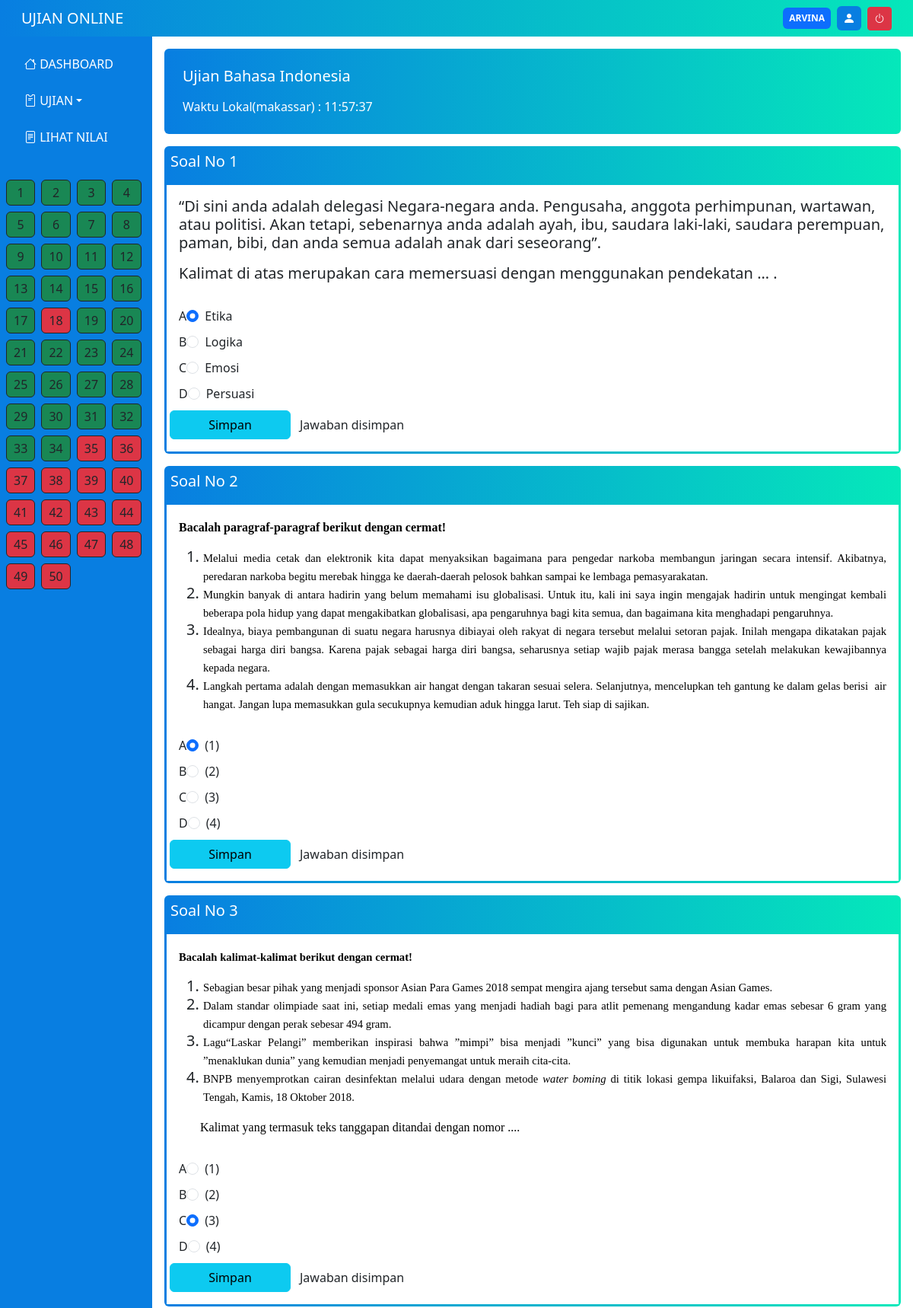
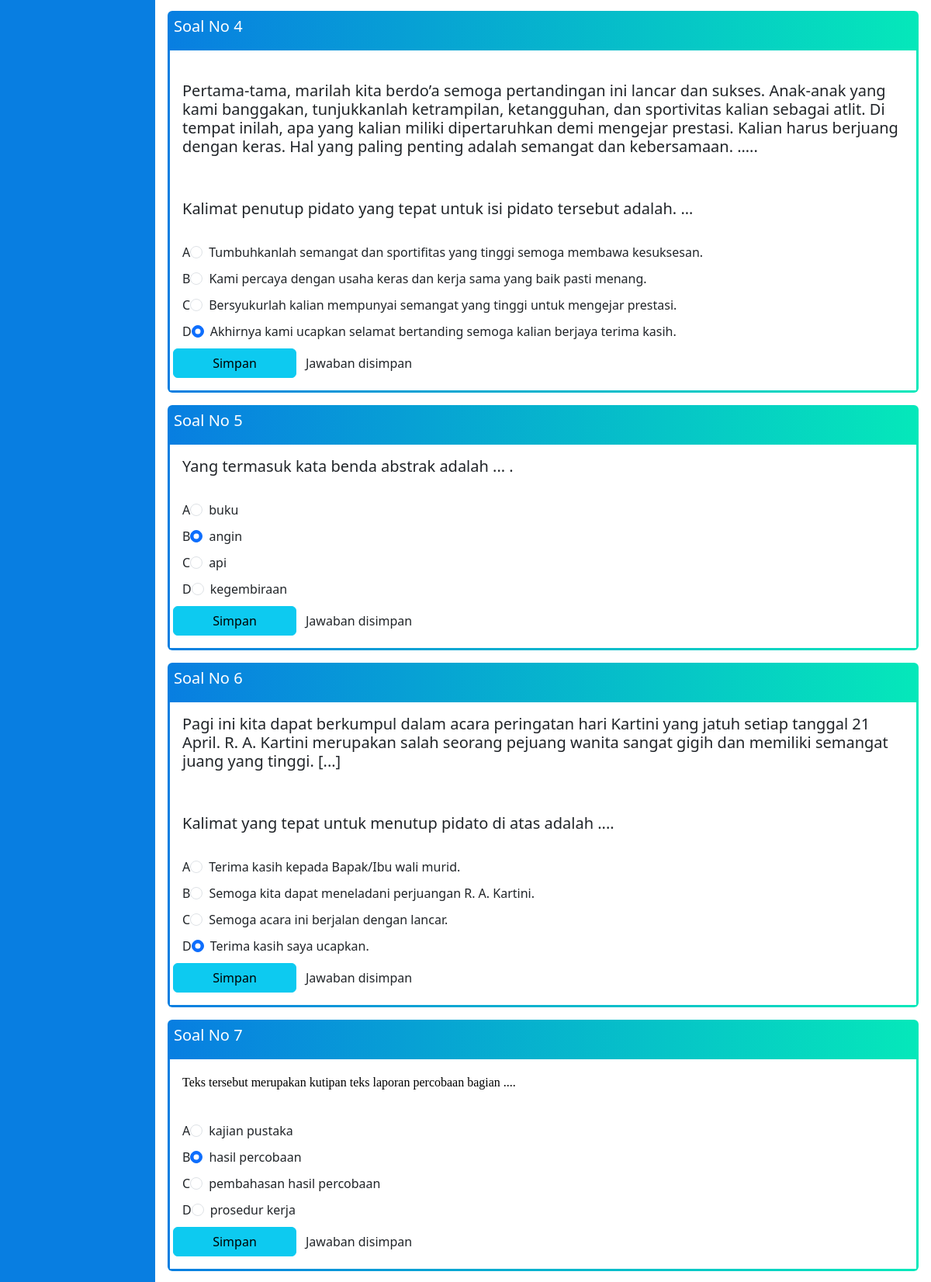
Screenshot of /peserta/soal.php?kode_mapel=BIND-135 (signed in, upper part) with the database file from the repository (2 pictures, top to bottom).
### tables this page shows
CREATE TABLE `tb_soal` (
  `id_soal` int(16) NOT NULL,
  `kode_mapel` varchar(20) NOT NULL,
  `nama_mapel` varchar(20) NOT NULL,
  `guru_mapel` varchar(255) NOT NULL,
  `tanggal` varchar(20) NOT NULL,
  `jadwal` varchar(20) NOT NULL,
  `durasi` varchar(40) NOT NULL,
  `soal_ujian` text NOT NULL,
  `pilihan_ganda` text NOT NULL,
  `kunci_jawaban` varchar(255) NOT NULL,
  `extension` varchar(25) NOT NULL
);

CREATE TABLE `mapel` (
  `kode_mapel` varchar(20) NOT NULL,
  `nama_mapel` varchar(20) NOT NULL,
  `guru_mapel` varchar(255) NOT NULL
);

CREATE TABLE `answer` (
  `id` int(11) NOT NULL,
  `id_user` int(11) NOT NULL,
  `id_soal` int(11) NOT NULL,
  `jawaban` text NOT NULL
);

### peserta/peserta.php (called while the page is built, shortened)
<?php
class peserta
{
    private $server     = "localhost";
    private $username   = "root";
    private $password = "root1234";
    private $db         = "db_ujian";
    private $conn;
    public function __construct()
    {
        try {
            $this->conn = new mysqli($this->server, $this->username, $this->password, $this->db);
        } catch (Exception $e) {
            echo "conectionn failed" . $e->getMessage();
        }
    }
    public function get_mapel()
    {
        $query = "SELECT * FROM mapel";
        $hasil = $this->conn->query($query);
        return $hasil;
    }
    public function get_mapel_id($id_mapel)
    {
        $query = "SELECT * FROM mapel WHERE kode_mapel='$id_mapel'";
        $hasil = $this->conn->query($query);
        $data = null;
        foreach ($hasil as $h) {
            $data = $h;
        }
        return $data;
    }
    public function get_soal_id($id_soal)
    {
        $query = "SELECT * FROM tb_soal WHERE id_soal='$id_soal'";
        $hasil = $this->conn->query($query);
        $data = null;
        foreach ($hasil as $h) {
            $data = $h;
        }
        return $data;
    }
    public function get_soal($id_mapel)
    {
        if ($this->cekShuffle($id_mapel)) {
            $hasil = $this->getShuffle($id_mapel);
        }
        return $hasil;
    }
    public function cekShuffle($id_mapel)
    {
        $id_user = $_SESSION['id_user'];
        $query = "SELECT * FROM shuffle WHERE id_mapel = '$id_mapel' AND id_user = '$id_user'";
        $hasil = $this->conn->query($query);
        return ($hasil->num_rows > 0);
    }
    public function getShuffle($id_mapel)
    {
        $id_user = $_SESSION['id_user'];
        $query = "SELECT * FROM shuffle WHERE id_mapel = '$id_mapel' AND id_user = '$id_user'";
        $hasil = $this->conn->query($query);
        $data = $hasil->fetch_assoc();
        $ids = explode(",", $data['soal']);
        $result = [];
        foreach ($ids as $id) {
            $res = $this->get_soal_id($id);
            array_push($result, $res);
        }
        return $result;
    }
    public function save($kode_mapel)
    {
        if (!isset($_POST['saveALl'])) return;
        $id_user = $_SESSION['id_user'];
        $nilai = $this->NILAI($kode_mapel);
        $query = "UPDATE shuffle SET submit=1, nilai='$nilai' WHERE id_user='$id_user' AND id_mapel='$kode_mapel'";
        $this->conn->query($query);
        exit;
    }
    public function getAnswer($id_soal)
    {
        $id_user = $_SESSION['id_user'];
        $query = "SELECT * FROM answer WHERE id_soal = '$id_soal' AND id_user = '$id_user'";
        $hasil = $this->conn->query($query);
        $data = null;
        foreach ($hasil as $h) {
            $data = $h;
        }
        return $data;
    }
}

### peserta/soal.php (the view, shortened to what this page needs)
<?php
$page = 'soal';
require 'peserta.php';
$app = new peserta();
$mapel = $app->get_mapel_id($_GET['kode_mapel']);
$soal = $app->get_soal($_GET['kode_mapel']);
$answer = $app->setAnswer();
?>
<!DOCTYPE html>
<html lang="en">
<head>
    <?php require 'links.php'; ?>
</head>
<body>
    <?php require 'navbar.php' ?>
    <section class="d-flex">
        <?php include 'sidebar.php'; ?>
        <div class="container-fluid p-3 d-flex flex-column gap-3">
            <div class="d-flex flex-column gap-2 w-100 my-gradient bg-opacity-50 p-4 rounded-2">
                <h5 class="text-white">Ujian <?= $mapel['nama_mapel'] ?></h5>
                <span class="text-white">
                    Waktu Lokal(makassar) : <span id="showTime"><?= date('h:i:s') ?></span>
                </span>
            </div>
            <?php $nomor = 0;
            foreach ($soal as $s) :
                $pilihan = explode(",", $s['pilihan_ganda']);
                $opt = ['A', 'B', 'C', 'D',];
                $i = 0;
                $id_soal = $s['id_soal'];
                $nomor++;
                $jawaban = $app->getAnswer($id_soal);
                $jawaban = ($jawaban != null) ? $jawaban['jawaban'] : "";
            ?>
                <form action="<?= $answer ?>" method="post" name="<?= "formsoal_" . $id_soal ?>" id="<?= "formsoal_" . $id_soal ?>">
                    <div class="w-100 overflow-hidden rounded-2" id="<?=$nomor?>">
                        <div class="w-100 my-gradient p-2">
                            <h5 class="text-white"> Soal No <?= $nomor ?></h5>
                        </div>
                        <div class="p-3 d-flex flex-column gap-2 my-gradient-border">
                            <h5><?= $s['soal_ujian'] ?></h5>
                            <?php foreach ($pilihan as $p) : ?>
                                <div class="d-flex">
                                    <span><?=$opt[$i++] .""?></span>
                                    <div class="form-check">
                                        <input class="form-check-input" type="radio" name="answer_<?= $id_soal ?>" value="<?= $p ?>" <?= ($jawaban == $p) ? 'checked' : '' ?>>
                                        <label class="form-check-label" for="flexRadioDefault1">
                                            <?= $p ?>
                                        </label>
                                    </div>
                                </div>
                            <?php endforeach; ?>
                            <div class="row">
                                <button type="submit" name="saveAnswer" class="btn btn-info col-2">Simpan</button>
                                <label for="" class="col-3 my-auto"><?= ($jawaban != "") ? "Jawaban disimpan" : "" ?></label>
                            </div>
                        </div>
                    </div>
                </form>
            <?php endforeach;
            ?>
        </div>
    </section>
</body>
</html>

### peserta/sidebar.php (shortened to what this page needs)
<div class="sidebar my-primary-bg d-flex flex-column flex-shrink-0 p-3 px-md-3 px-lg-3 gap-4">
    <div class="nav-menu ">
        <ul class="nav nav-pills flex-column gap-2">
            <li class="nav-item">
                <?php
                if ($page == 'dashboard') {
                ?>
                    <a class="nav-link bg-white my-primary-clr" aria-current="page" href="index.php"><i class="bi-house-fill"></i> DASHBOARD</a>
                <?php
                } else {
                ?>
                    <a class="nav-link text-white" aria-current="page" href="index.php"><i class="bi-house"></i> DASHBOARD</a>
                <?php }; ?>
            </li>
            <li class="nav-item">
                <div class="dropdown">
                    <a class="nav-link text-white dropdown-toggle" href="#" role="button" data-bs-toggle="dropdown" aria-expanded="false">
                        <i class="bi-pass"></i> UJIAN</a>
                        <?php
                        $get_mapel = $app->get_mapel();
                        ?>
                </div>
            </li>
            <li class="nav-item">
                <?php
                if ($page == 'lihat_nilai') {
                ?>
                    <a class="nav-link bg-white my-primary-clr" aria-current="page" href="#"><i class="bi-file-text-fill"></i> LIHAT NILAI</a>
                <?php
                } else {
                ?>
                    <a class="nav-link text-white" aria-current="page" href="nilai.php"><i class="bi-file-text"></i> LIHAT NILAI</a>
                <?php }; ?>
            </li>
        </ul>
    </div>
    <?php
    $get_allsoal = $app->get_soal($_GET['kode_mapel']);
    ?>
    <div class="sticky-top pt-2">
        <div class="row row-cols-5">
            <?php
            for ($i = 0; $i < count($get_allsoal); $i++) :
                $j = $app->getAnswer($get_allsoal[$i]['id_soal']);
                $j = ($j != null) ? $j['jawaban'] : "";
            ?>
                <a class="col p-1 m-1 btn border border-dark text-center bg-<?= ($j == "")? 'danger' : 'success' ?>" href="#formsoal_<?= $get_allsoal[$i]['id_soal'] ?>"><?= $i + 1 ?></a>
            <?php endfor; ?>
        </div>
    </div>
</div>

### assets/css/mycolor.css (style rules this page uses)
:root { --my-primary-clr: #087EE1; --my-secondary-clr: #05E8BA; }
.my-primary-bg { background-color: var(--my-primary-clr); }
.my-gradient { background: linear-gradient(90deg, #087EE1 0%, #05E8BA 100%); }
.my-gradient-border { border: 3px solid; border-image-slice: 1; border-image-source: linear-gradient(90deg, #087EE1 0%, #05E8BA 100%) !important; }

### assets/css/dashboard.css (style rules this page uses)
.sidebar { width: 200px; min-height: 100vh; z-index: 999; }
.sidebar { transition: all .375s ease-in-out; }

### rows the page displays
tb_soal: soal_ujian "“Di sini anda adalah delegasi Negara-negara anda. Pengusaha, anggota perhimpunan, wartawan, atau politisi. Akan tetapi, sebenarnya anda adalah ayah, ibu, saudara laki-laki, saudara perempuan, paman, bibi, dan anda semua adalah anak dari seseorang”. Kalimat di atas merupakan cara memersuasi dengan menggunakan pendekatan … .", i "A", pilihan_ganda "Etika", i "B", pilihan_ganda "Logika", i "C", pilihan_ganda "Emosi", i "D", pilihan_ganda "Persuasi"
tb_soal: soal_ujian "Bacalah paragraf-paragraf berikut dengan cermat! Melalui media cetak dan elektronik kita dapat menyaksikan bagaimana para pengedar narkoba membangun jaringan secara intensif. Akibatnya, peredaran narkoba begitu merebak hingga ke daerah-daerah pelosok bahkan sampai ke lembaga pemasyarakatan. Mungkin banyak di antara hadirin yang belum memahami isu globalisasi. Untuk itu, kali ini saya ingin mengajak hadirin untuk mengingat kembali beberapa pola hidup yang dapat mengakibatkan globalisasi, apa pengaruhnya bagi kita semua, dan bagaimana kita menghadapi pengaruhnya. Idealnya, biaya pembangunan di suatu negara harusnya dibiayai oleh rakyat di negara tersebut melalui setoran pajak. Inilah mengapa…", i "A", pilihan_ganda "(1)", i "B", pilihan_ganda "(2)", i "C", pilihan_ganda "(3)", i "D", pilihan_ganda "(4)"
tb_soal: soal_ujian "Bacalah kalimat-kalimat berikut dengan cermat! Sebagian besar pihak yang menjadi sponsor Asian Para Games 2018 sempat mengira ajang tersebut sama dengan Asian Games. Dalam standar olimpiade saat ini, setiap medali emas yang menjadi hadiah bagi para atlit pemenang mengandung kadar emas sebesar 6 gram yang dicampur dengan perak sebesar 494 gram. Lagu“Laskar Pelangi” memberikan inspirasi bahwa ”mimpi” bisa menjadi ”kunci” yang bisa digunakan untuk membuka harapan kita untuk ”menaklukan dunia” yang kemudian menjadi penyemangat untuk meraih cita-cita. BNPB menyemprotkan cairan desinfektan melalui udara dengan metode water boming di titik lokasi gempa likuifaksi, Balaroa dan Sigi, Sulawesi…", i "A", pilihan_ganda "(1)", i "B", pilihan_ganda "(2)", i "C", pilihan_ganda "(3)", i "D", pilihan_ganda "(4)"
tb_soal: soal_ujian "Pertama-tama, marilah kita berdo’a semoga pertandingan ini lancar dan sukses. Anak-anak yang kami banggakan, tunjukkanlah ketrampilan, ketangguhan, dan sportivitas kalian sebagai atlit. Di tempat inilah, apa yang kalian miliki dipertaruhkan demi mengejar prestasi. Kalian harus berjuang dengan keras. Hal yang paling penting adalah semangat dan kebersamaan. ….. Kalimat penutup pidato yang tepat untuk isi pidato tersebut adalah. …", i "A", pilihan_ganda "Tumbuhkanlah semangat dan sportifitas yang tinggi semoga membawa kesuksesan.", i "B", pilihan_ganda "Kami percaya dengan usaha keras dan kerja sama yang baik pasti menang.", i "C", pilihan_ganda "Bersyukurlah kalian mempunyai semangat yang tinggi untuk mengejar prestasi.", i "D", pilihan_ganda "Akhirnya kami ucapkan selamat bertanding semoga kalian berjaya terima kasih."
tb_soal: soal_ujian "Yang termasuk kata benda abstrak adalah ... .", i "A", pilihan_ganda "buku", i "B", pilihan_ganda "angin", i "C", pilihan_ganda "api", i "D", pilihan_ganda "kegembiraan"
tb_soal: soal_ujian "Pagi ini kita dapat berkumpul dalam acara peringatan hari Kartini yang jatuh setiap tanggal 21 April. R. A. Kartini merupakan salah seorang pejuang wanita sangat gigih dan memiliki semangat juang yang tinggi. [...] Kalimat yang tepat untuk menutup pidato di atas adalah ....", i "A", pilihan_ganda "Terima kasih kepada Bapak/Ibu wali murid.", i "B", pilihan_ganda "Semoga kita dapat meneladani perjuangan R. A. Kartini.", i "C", pilihan_ganda "Semoga acara ini berjalan dengan lancar.", i "D", pilihan_ganda "Terima kasih saya ucapkan."
tb_soal: soal_ujian "Teks tersebut merupakan kutipan teks laporan percobaan bagian ....", i "A", pilihan_ganda "kajian pustaka", i "B", pilihan_ganda "hasil percobaan", i "C", pilihan_ganda "pembahasan hasil percobaan", i "D", pilihan_ganda "prosedur kerja"
mapel: nama_mapel "Bahasa Indonesia"
answer: jawaban "☑"
answer: jawaban "☑"
answer: jawaban "☑"
answer: jawaban "☑"
answer: jawaban "☑"
answer: jawaban "☑"
answer: jawaban "☑"

### other values shown
$_SESSION['username'] "ARVINA"
